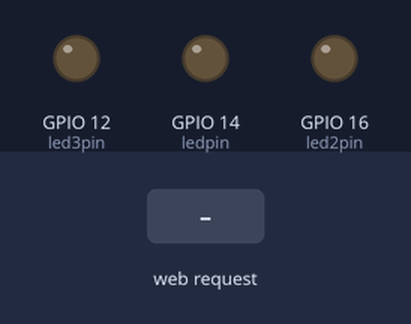
Bench run of a sketch on a simulated ESP8266 (NodeMCU). Shown: output pins drawn as LEDs (lit = HIGH). Dashed ring = blinking. Inputs (shaded band) come from the test bench. WiFi joins after 1.5 s; servers stay silent unless stated; what the sketch prints to the serial monitor is not drawn.

Above: at 2.7 s.
2.8 s: HTTP request GET /LED1=Three received
At 3.2 s:
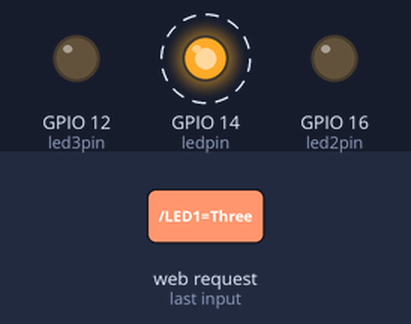
5.8 s: HTTP request GET /LED2=ON received
At 7.0 s:
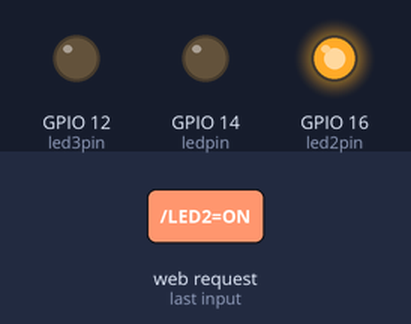
7.3 s: HTTP request GET /LED1=ON received
At 8.1 s:
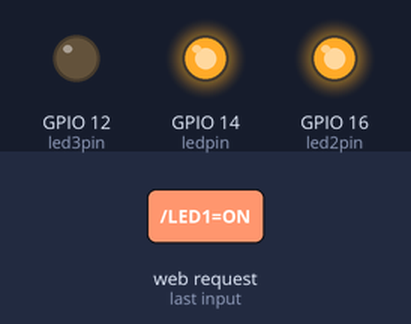
8.8 s: HTTP request GET /LED3=ON received
At 9.3 s:
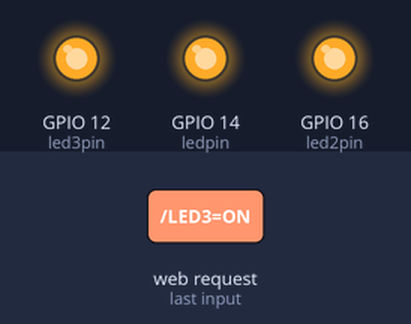
10.3 s: HTTP request GET /LED1=OFF received
At 11.5 s:
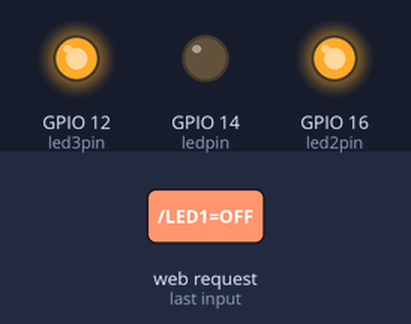
11.8 s: HTTP request GET /LED2=OFF received
At 12.8 s:
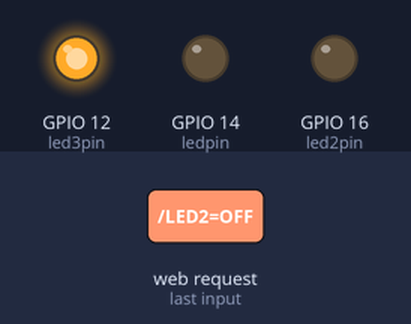
Timing chart, 0 to 14.3 s (numbered marks = the images above; inputs shaded):
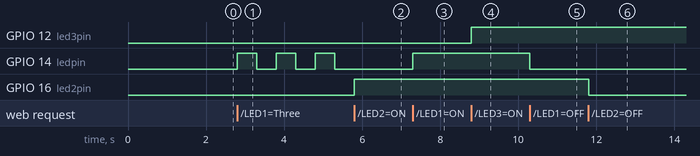

Measured:
- after the input at 2.8 s, GPIO 14 (ledpin): alternates HIGH for 0.50 s and LOW for 0.50 s, starting at once
- after the input at 5.8 s, GPIO 16 (led2pin): LOW → HIGH at once
- after the input at 7.3 s, GPIO 14 (ledpin): LOW → HIGH at once
- after the input at 8.8 s, GPIO 12 (led3pin): LOW → HIGH at once
- after the input at 10.3 s, GPIO 14 (ledpin): HIGH → LOW at once
- after the input at 11.8 s, GPIO 16 (led2pin): HIGH → LOW at once

The sketch:

led.ino
```cpp
#include <ESP8266WiFi.h>

const char* ssid = "ChinGuy";
const char* password = "rayed18340";
int ledpin=14;
int led2pin=16;
int led3pin=12;
WiFiServer server(80);

void setup() {
  Serial.begin(115200);

  pinMode(ledpin, OUTPUT);    digitalWrite(ledpin, LOW);
  pinMode(led2pin, OUTPUT);   digitalWrite(led2pin, LOW);
  pinMode(led3pin, OUTPUT);   digitalWrite(led3pin, LOW);

  Serial.println();
  Serial.print("Connecting To ");
  Serial.print(ssid);
  WiFi.begin(ssid,password);
  while (WiFi.status() != WL_CONNECTED){
    delay(500);
    Serial.print(".");
  }
  Serial.println("");
  Serial.println("WiFi connected");

  Serial.println(WiFi.localIP());
  server.begin();
}

void loop(){
  WiFiClient Client = server.available();
  if(!Client){
    return;
  }

  Serial.println("new Client");
  while(!Client.available()){
    delay(1);
  }

  String request = Client.readStringUntil('\r');
  Serial.println(request);
  Client.flush();

  if (request.indexOf("/LED1=ON") != -1){
    digitalWrite(ledpin, HIGH);
    Serial.println("LED1 ON");
  }
  if (request.indexOf("/LED1=OFF") != -1){
    digitalWrite(ledpin, LOW);
    Serial.println("LED1 OFF");
  }
  if (request.indexOf("/LED1=Three") != -1){
    digitalWrite(ledpin, HIGH);
    Serial.println("LED1 ON");
    delay(500);
    digitalWrite(ledpin, LOW);
    Serial.println("LED1 OFF");
    delay(500);
    digitalWrite(ledpin, HIGH);
    Serial.println("LED1 ON");
    delay(500);
    digitalWrite(ledpin, LOW);
    Serial.println("LED1 OFF");
    delay(500);
    digitalWrite(ledpin, HIGH);
    Serial.println("LED1 ON");
    delay(500);
    digitalWrite(ledpin, LOW);
    Serial.println("LED1 OFF");
    delay(500);
  }
  if (request.indexOf("/LED2=ON") != -1){
    digitalWrite(led2pin, HIGH);
    Serial.println("LED2 ON");
  }
  if (request.indexOf("/LED2=OFF") != -1){
    digitalWrite(led2pin, LOW);
    Serial.println("LED2 OFF");
  }
  if (request.indexOf("/LED2=Three") != -1){
    digitalWrite(led2pin, HIGH);
    Serial.println("LED2 ON");
    delay(500);
    digitalWrite(led2pin, LOW);
    Serial.println("LED2 OFF");
    delay(500);
    digitalWrite(led2pin, HIGH);
    Serial.println("LED2 ON");
    delay(500);
    digitalWrite(led2pin, LOW);
    Serial.println("LED2 OFF");
    delay(500);
    digitalWrite(led2pin, HIGH);
    Serial.println("LED2 ON");
    delay(500);
    digitalWrite(led2pin, LOW);
    Serial.println("LED2 OFF");
    delay(500);
  }
  if (request.indexOf("/LED3=ON") != -1){
    digitalWrite(led3pin, HIGH);
    Serial.println("LED3 ON");
  }
  if (request.indexOf("/LED3=OFF") != -1){
    digitalWrite(led3pin, LOW);
    Serial.println("LED3 OFF");
  }
  if (request.indexOf("/LED3=Three") != -1){
    digitalWrite(led3pin, HIGH);
    Serial.println("LED3 ON");
    delay(500);
    digitalWrite(led3pin, LOW);
    Serial.println("LED3 OFF");
    delay(500);
    digitalWrite(led3pin, HIGH);
    Serial.println("LED3 ON");
    delay(500);
    digitalWrite(led3pin, LOW);
    Serial.println("LED3 OFF");
    delay(500);
    digitalWrite(led3pin, HIGH);
    Serial.println("LED3 ON");
    delay(500);
    digitalWrite(led3pin, LOW);
    Serial.println("LED3 OFF");
    delay(500);
  }

  Client.println("HTTP/1.1 200 OK");
  Client.println("Connect-Type: text/html");
  Client.println("");
  Client.println("<!DOCTYPE HTML>");
  Client.println("<html>");
  Client.println("<meta charset=utf-8>");

  Client.println("Led pin is now: ");
  if(request.indexOf("/LED1=ON") != -1){
    Client.print("LED1 ON");
  }
  else if(request.indexOf("/LED1=OFF") != -1){
    Client.print("LED1 OFF");
  }
  else if(request.indexOf("/LED1=Three") != -1){
    Client.print("LED1 3");
  }
  else if(request.indexOf("/LED2=ON") != -1){
    Client.print("LED2 ON");
  }
  else if(request.indexOf("/LED2=OFF") != -1){
    Client.print("LED2 OFF");
  }
  else if(request.indexOf("/LED2=Three") != -1){
    Client.print("LED2 3");
  }
  else if(request.indexOf("/LED3=ON") != -1){
    Client.print("LED3 ON");
  }
  else if(request.indexOf("/LED3=OFF") != -1){
    Client.print("LED3 OFF");
  }
  else if(request.indexOf("/LED3=Three") != -1){
    Client.print("LED3 3");
  }
  else{
    Client.print("");
  }

  Client.println("<!DOCTYPE html><html>");
  Client.println("<head><meta name=\"viewport\" content=\"width=device-width, initial-scale=1\">");
  Client.println("<link rel=\"icon\" href=\"data:,\">");

  Client.println("<style>html { font-family: Helvetica; display: inline-block; margin: 0px auto; text-align: center;}");
  Client.println(".button { background-color: #195B6A; border: none; color: white; padding: 16px 40px;");
  Client.println("text-decoration: none; font-size: 30px; margin: 2px; cursor: pointer;}");
  Client.println(".button2 {background-color: #77878A;}</style></head>");

  Client.println("<a href=\"/LED1=ON\"><button>LED1 ON</button></a>");
  Client.println("<a href=\"/LED1=OFF\"><button>LED1 OFF</button></a>");
  Client.println("<a href=\"/LED1=Three\"><button>LED1 3</button></a><br />");
  Client.println("<br>");
  Client.println("<a href=\"/LED2=ON\"><button>LED2 ON</button></a>");
  Client.println("<a href=\"/LED2=OFF\"><button>LED2 OFF</button></a>");
  Client.println("<a href=\"/LED2=Three\"><button>LED2 3</button></a><br />");
  Client.println("<br>");
  Client.println("<a href=\"/LED3=ON\"><button>LED3 ON</button></a>");
  Client.println("<a href=\"/LED3=OFF\"><button>LED3 OFF</button></a>");
  Client.println("<a href=\"/LED3=Three\"><button>LED3 3</button></a><br />");
  Client.println("<br>");
  Client.println("<img src=\"https://www.stu.edu.tw/images/stulogo2.png\" width=250, height=200>");
  Client.println("<br>");
  Client.println("<電通三甲>");
  Client.println("<br>");
  Client.println("<20115117>");
  Client.println("<br>");
  Client.println("<白簡銘>");
  Client.println("<br>");
  Client.println("</html>");

  delay(1);
  Serial.print("Client disconnected");
  Serial.print(" ");
}
```
